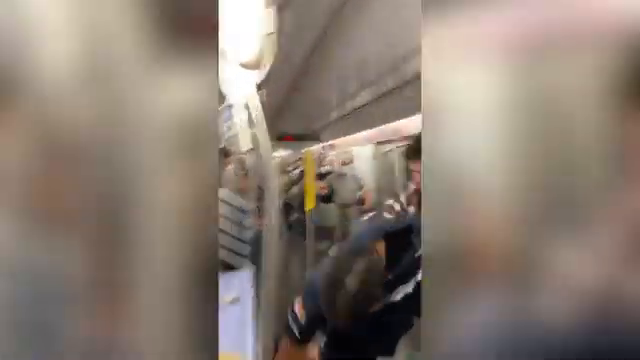
#> input picture frame 100 of test_dataset/violence.mp4, 640 x 360 px
$ python send_alert_video.py
#> lines starting #> are read from the running program, lines starting #| are printed output that depends on the picture; after the words box and inside, x2 and y2 are one past the last pixel; in counts of white or black regions, pixels touching at a corner belong together
import cv2
import numpy as np
import smtplib
from email.mime.text import MIMEText
from email.mime.multipart import MIMEMultipart

# Function to send an email alert
def send_email_alert():
    sender_email = "gaurimistri557@gmail.com"
    receiver_email = "missgauri70@gmail.com"
    password = "hlge zwlh mhoe kmsj" # you can generate your own password by visit this link https://myaccount.google.com/apppasswords


    subject = "Violence Detected!"
    body = "Violence has been detected in the video. Please check the footage."

    message = MIMEMultipart()
    message["From"] = sender_email
    message["To"] = receiver_email
    message["Subject"] = subject
    message.attach(MIMEText(body, "plain"))

    with smtplib.SMTP("smtp.gmail.com", 587) as server:
        server.starttls()
        server.login(sender_email, password)
        server.sendmail(sender_email, receiver_email, message.as_string())

# Function to calculate the absolute difference between frames
def frame_diff(prev_frame, current_frame, next_frame):
    diff1 = cv2.absdiff(next_frame, current_frame)
    diff2 = cv2.absdiff(current_frame, prev_frame)
    return cv2.bitwise_and(diff1, diff2)

# Function to detect violence in a video
def detect_violence(video_path):
#> called with video_path = 'test_dataset/violence.mp4'
    cap = cv2.VideoCapture(video_path)

    # Initialize previous frames
    prev_frame = cap.read()[1]
#> prev_frame is the input picture: shape (360, 640, 3); mean B, G, R 114, 124.7, 137.7
    current_frame = cap.read()[1]
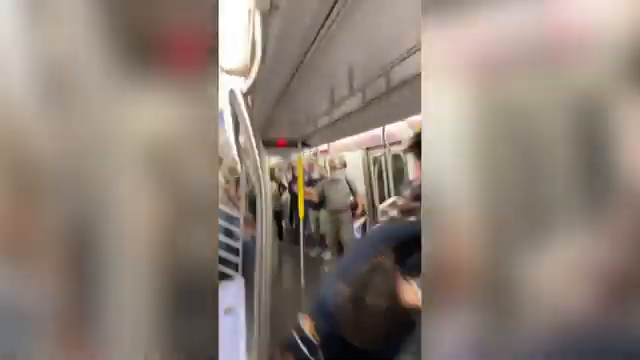
#> input picture frame 101 of test_dataset/violence.mp4, 640 x 360 px
#> current_frame is the input picture: shape (360, 640, 3); mean B, G, R 118, 128, 141.6
    next_frame = cap.read()[1]
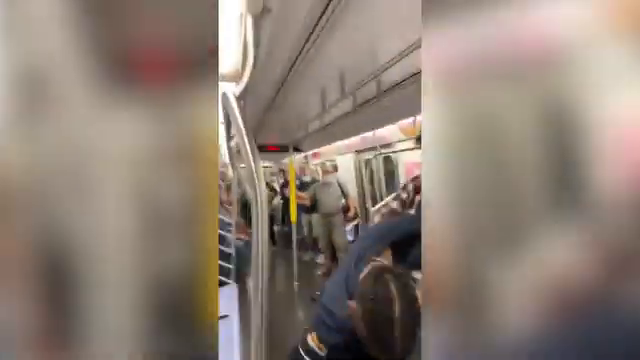
#> input picture frame 102 of test_dataset/violence.mp4, 640 x 360 px
#> next_frame is the input picture: shape (360, 640, 3); mean B, G, R 115.9, 126.7, 140.7

    violence_detected = False
    email_sent = False

    while cap.isOpened():
        # Calculate frame difference
        frame_delta = frame_diff(prev_frame, current_frame, next_frame)
#> in frame_diff, `diff1 = cv2.absdiff(next_frame, current_frame)`:
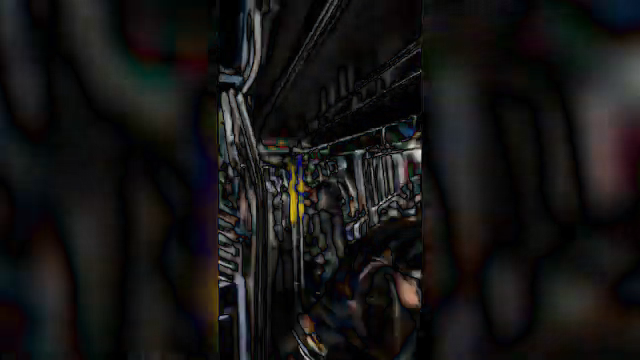
#> diff1: shape (360, 640, 3); mean B, G, R 20.3, 20.8, 21.7
#> in frame_diff, `diff2 = cv2.absdiff(current_frame, prev_frame)`:
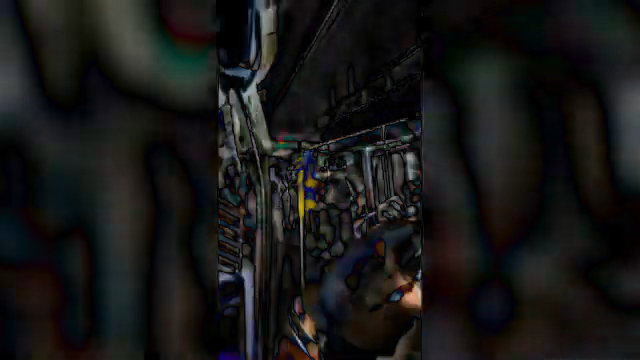
#> diff2: shape (360, 640, 3); mean B, G, R 22.5, 23.2, 23.3

        # Convert to grayscale and apply threshold
        gray = cv2.cvtColor(frame_delta, cv2.COLOR_BGR2GRAY)
        _, thresh = cv2.threshold(gray, 30, 255, cv2.THRESH_BINARY)
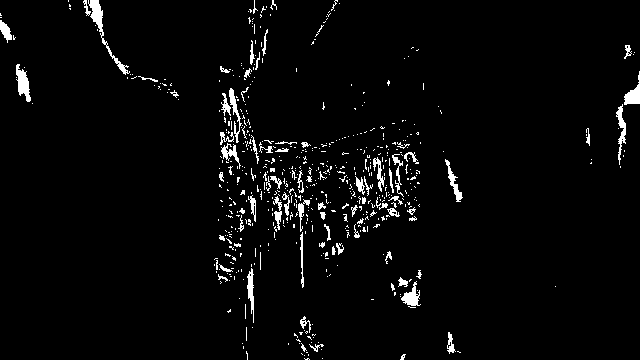
#> thresh: shape (360, 640); 3.3% white; 590 white regions (511 under 20 px)

        # Find contours in the thresholded image
        contours, _ = cv2.findContours(thresh.copy(), cv2.RETR_EXTERNAL, cv2.CHAIN_APPROX_SIMPLE)
#> contours = 590 contours, 544 with area under 20; largest, box (x1, y1, x2, y2) and area: (88, 0, 130, 75) 344, (16, 64, 31, 102) 256, (624, 71, 640, 105) 202, (401, 281, 421, 306) 188, (616, 104, 626, 165) 172

        # Check if any contour has a significant area (adjust as needed)
        for contour in contours:
            if cv2.contourArea(contour) > 500:
                if not violence_detected:
                    violence_detected = True
                    print("Violence detected in the frame!")
                    send_email_alert()
#> this loop made 590 passes
#> contour on passes 1, 3, 5: [[322, 358]], [[304, 355]], [[308, 354], [308, 355]]
#> after the loop, violence_detected = False

        # Copy the frame to avoid modifying the original
        frame_with_text = next_frame.copy()

        # Draw text on the frame based on violence detection
        if violence_detected:
            cv2.putText(frame_with_text, "Violence Detected", (10, 30), cv2.FONT_HERSHEY_SIMPLEX, 1, (0, 0, 255), 2)
        else:
            cv2.putText(frame_with_text, "No Violence", (10, 30), cv2.FONT_HERSHEY_SIMPLEX, 1, (0, 255, 0), 2)
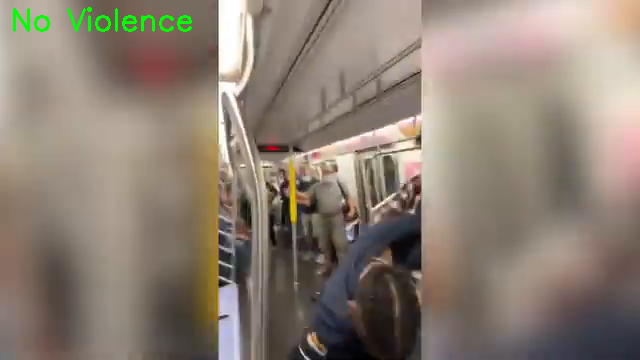
#> frame_with_text: shape (360, 640, 3); 0.54% of pixels changed, all inside (x1, y1, x2, y2) = (13, 7, 192, 32)

        cv2.imshow('Video', frame_with_text)

        # Update previous frames
        prev_frame = current_frame.copy()
        current_frame = next_frame.copy()

        # Read the next frame
        ret, next_frame = cap.read()
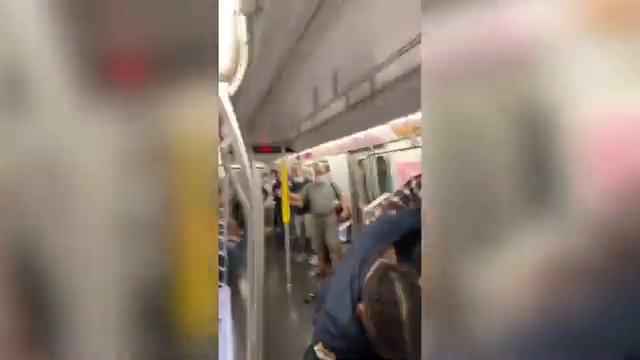
#> input picture frame 103 of test_dataset/violence.mp4, 640 x 360 px
#> next_frame is the input picture: shape (360, 640, 3); mean B, G, R 114.4, 126.7, 141

        if not ret:
            break

        # Introduce a delay (30 milliseconds) to slow down the video
        cv2.waitKey(30)

        if cv2.waitKey(1) & 0xFF == ord('q'):
#> (key q is pressed here)
            break

    cap.release()
    cv2.destroyAllWindows()

# Example usage
video_path = 'test_dataset/violence.mp4'
detect_violence(video_path)
